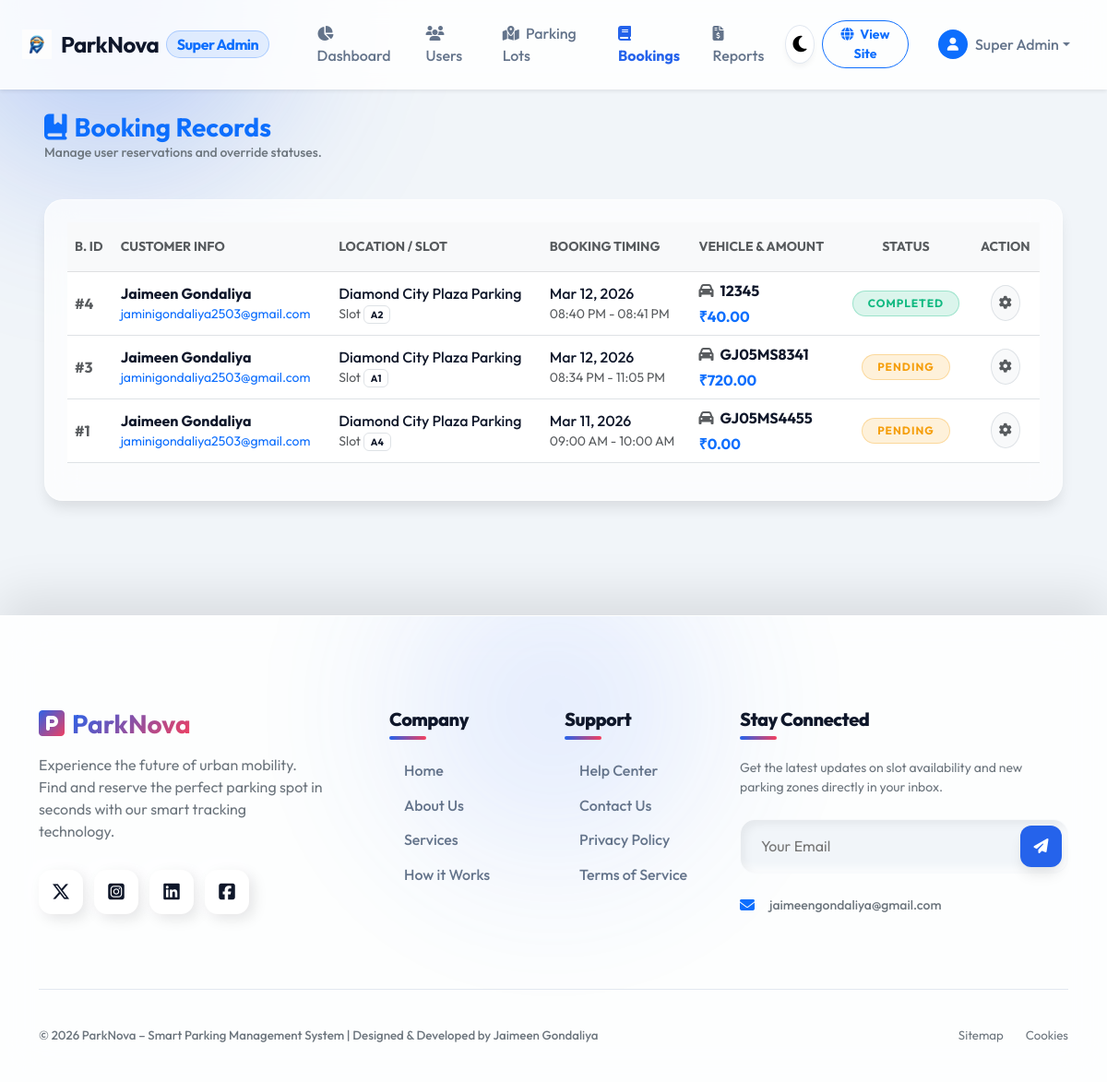
Screenshot of /admin_bookings.php (signed in) with the database file from the repository.
### tables this page shows
CREATE TABLE `bookings` (
  `booking_id` int(11) NOT NULL,
  `user_id` int(11) NOT NULL,
  `parking_id` int(11) NOT NULL,
  `slot_id` int(11) NOT NULL,
  `vehicle_number` varchar(50) NOT NULL,
  `vehicle_type` enum('Car','Bike') NOT NULL DEFAULT 'Car',
  `booking_date` date DEFAULT NULL,
  `start_time` time DEFAULT NULL,
  `end_time` time DEFAULT NULL,
  `amount` decimal(10,2) DEFAULT NULL,
  `status` enum('pending','completed','cancelled') DEFAULT 'pending',
  `created_at` timestamp NOT NULL DEFAULT current_timestamp()
);

CREATE TABLE `users` (
  `user_id` int(11) NOT NULL,
  `role` varchar(20) NOT NULL DEFAULT 'user',
  `status` enum('active','inactive') DEFAULT 'active',
  `name` varchar(100) NOT NULL,
  `email` varchar(100) NOT NULL,
  `mobile` varchar(20) DEFAULT NULL,
  `password` varchar(255) NOT NULL,
  `created_at` timestamp NOT NULL DEFAULT current_timestamp(),
  `vehicle_number` varchar(50) DEFAULT NULL,
  `vehicle_type` enum('Car','Bike','EV') DEFAULT NULL
);

CREATE TABLE `parking_locations` (
  `parking_id` int(11) NOT NULL,
  `manager_id` int(11) DEFAULT NULL,
  `parking_name` varchar(100) NOT NULL,
  `address` varchar(255) DEFAULT NULL,
  `city` varchar(100) NOT NULL,
  `parking_type` enum('Mall','Public','Private') DEFAULT 'Public',
  `total_slots` int(11) NOT NULL,
  `price_per_hour` decimal(10,2) NOT NULL,
  `status` enum('active','inactive') DEFAULT 'active',
  `image` varchar(255) DEFAULT NULL,
  `created_date` timestamp NOT NULL DEFAULT current_timestamp(),
  `latitude` varchar(50) DEFAULT NULL,
  `longitude` varchar(50) DEFAULT NULL
);

CREATE TABLE `parking_slots` (
  `slot_id` int(11) NOT NULL,
  `parking_id` int(11) NOT NULL,
  `slot_number` varchar(20) NOT NULL,
  `slot_type` enum('2W','4W','EV') DEFAULT '4W',
  `status` enum('available','booked','occupied') DEFAULT 'available'
);

### config_db.php (called while the page is built, shortened)
<?php
$script_name = $_SERVER['SCRIPT_NAME'];
$dir = dirname($script_name);
$base_url = ($dir === DIRECTORY_SEPARATOR || $dir === '/') ? '' : str_replace('\\', '/', $dir);
if (strpos($base_url, '/ParkNova') !== false) {
    $base_url = substr($base_url, 0, strpos($base_url, '/ParkNova') + 9);
}
else {
    $parts = explode('/', trim($base_url, '/'));
    if (!empty($parts[0])) {
        $base_url = '/' . $parts[0];
    }
    else {
        $base_url = '';
    }
}
?>

### admin_bookings.php (the view, shortened to what this page needs)
<?php
require_once __DIR__ . '/config_db.php';
$stmt = $pdo->query("
    SELECT b.*, u.name, u.email, p.parking_name, s.slot_number
    FROM bookings b
    JOIN users u ON b.user_id = u.user_id
    JOIN parking_locations p ON b.parking_id = p.parking_id
    JOIN parking_slots s ON b.slot_id = s.slot_id
    ORDER BY b.created_at DESC
");
$bookings = $stmt->fetchAll();
require_once __DIR__ . '/includes_header.php';
require_once __DIR__ . '/includes_admin_navbar.php';
?>
<div class="container-fluid py-4 px-lg-5">
    <div class="d-flex justify-content-between align-items-center mb-4">
        <div>
            <h3 class="fw-bold mb-0 text-primary"><i class="fa-solid fa-book-bookmark me-2"></i>Booking Records</h3>
            <p class="text-secondary small fw-medium">Manage user reservations and override statuses.</p>
        </div>
    </div>
    <div class="glass-panel overflow-hidden">
        <div class="card-body p-4">
            <div class="table-responsive">
                <table class="table table-hover align-middle admin-datatable w-100">
                    <thead class="table-light">
                        <tr>
                            <th class="py-3 text-muted small fw-bold text-uppercase">B. ID</th>
                            <th class="py-3 text-muted small fw-bold text-uppercase">Customer Info</th>
                            <th class="py-3 text-muted small fw-bold text-uppercase">Location / Slot</th>
                            <th class="py-3 text-muted small fw-bold text-uppercase">Booking Timing</th>
                            <th class="py-3 text-muted small fw-bold text-uppercase">Vehicle & Amount</th>
                            <th class="py-3 text-muted small fw-bold text-uppercase text-center">Status</th>
                            <th class="py-3 text-muted small fw-bold text-uppercase text-center">Action</th>
                        </tr>
                    </thead>
                    <tbody class="border-top-0">
                        <?php foreach ($bookings as $b): ?>
                            <tr>
                                <td class="fw-bold text-muted">#<?= $b['booking_id'] ?></td>
                                <td>
                                    <div class="fw-bold text-dark"><?= htmlspecialchars($b['name']) ?></div>
                                    <div class="small text-muted"><a href="mailto:<?= htmlspecialchars($b['email']) ?>" class="text-decoration-none"><?= htmlspecialchars($b['email']) ?></a></div>
                                </td>
                                <td>
                                    <div class="fw-medium text-dark"><?= htmlspecialchars($b['parking_name']) ?></div>
                                    <div class="small text-muted">Slot <span class="badge bg-light text-dark border"><?= htmlspecialchars($b['slot_number']) ?></span></div>
                                </td>
                                <td>
                                    <div class="fw-medium text-dark"><?= date('M d, Y', strtotime($b['created_at'])) ?></div>
                                    <div class="small text-muted"><?= date('h:i A', strtotime($b['start_time'])) ?> - <?= date('h:i A', strtotime($b['end_time'])) ?></div>
                                </td>
                                <td>
                                    <div class="fw-bold text-dark"><i class="fa-solid <?= $b['vehicle_type'] === 'Bike' ? 'fa-motorcycle' : 'fa-car' ?> text-muted me-1"></i> <?= htmlspecialchars($b['vehicle_number']) ?></div>
                                    <div class="fw-bold text-primary mt-1">₹<?= number_format($b['amount'], 2) ?></div>
                                </td>
                                <td class="text-center">
                                    <span class="status-badge status-<?= $b['status'] ?> text-uppercase py-1 px-3 d-inline-block" style="font-size: 0.75rem;">
                                        <?= $b['status'] ?>
                                    </span>
                                </td>
                                <td class="text-center">
                                    <button class="btn btn-sm btn-light border rounded-circle p-2 edit-status-btn"
                                            data-bs-toggle="modal"
                                            data-bs-target="#statusModal"
                                            data-id="<?= $b['booking_id'] ?>"
                                            data-status="<?= $b['status'] ?>"
                                            title="Update Status">
                                        <i class="fa-solid fa-gear text-muted"></i>
                                    </button>
                                </td>
                            </tr>
                        <?php endforeach; ?>
                    </tbody>
                </table>
            </div>
        </div>
    </div>
</div>
<?php
require_once __DIR__ . '/includes_footer.php';
?>

### includes_header.php (shortened to what this page needs)
<?php require_once __DIR__ . '/config_db.php'; ?>
<!DOCTYPE html>
<html lang="en">
<head>
    <link href="https://cdn.jsdelivr.net/npm/bootstrap@5.3.0/dist/css/bootstrap.min.css" rel="stylesheet">
    <link rel="stylesheet" href="https://cdnjs.cloudflare.com/ajax/libs/font-awesome/6.4.2/css/all.min.css">
    <link rel="stylesheet" href="https://cdn.datatables.net/1.13.4/css/dataTables.bootstrap5.min.css">
    <link rel="stylesheet" href="<?= $base_url ?>/css_style.css?v=<?= time() ?>">
</head>
<body>

### includes_admin_navbar.php (shortened to what this page needs)
<nav class="navbar navbar-expand-lg sticky-top shadow-sm py-3 bg-surface" style="background: var(--nav-bg) !important;">
    <div class="container-fluid px-4">
        <a class="navbar-brand fw-bold fs-4 d-flex align-items-center" href="<?= $base_url ?>/admin_dashboard.php">
            <img src="<?= $base_url ?>/logo_icon.png" alt="Logo" style="width: 32px; height: 32px; margin-right: 10px; object-fit: contain;"> ParkNova <span class="badge bg-primary bg-opacity-10 text-primary ms-2 fs-6 rounded-pill border border-primary border-opacity-25">Super Admin</span>
        </a>
        <div class="collapse navbar-collapse" id="adminNavbar">
            <ul class="navbar-nav me-auto mb-2 mb-lg-0 ms-lg-4">
                <li class="nav-item px-1">
                    <a class="nav-link <?= basename($_SERVER['PHP_SELF']) == 'admin_dashboard.php' ? 'active fw-bold' : '' ?>" href="<?= $base_url ?>/admin_dashboard.php"><i class="fa-solid fa-chart-pie me-1"></i> Dashboard</a>
                </li>
                <li class="nav-item px-1">
                    <a class="nav-link <?= basename($_SERVER['PHP_SELF']) == 'admin_manage_users.php' ? 'active fw-bold' : '' ?>" href="<?= $base_url ?>/admin_manage_users.php"><i class="fa-solid fa-users me-1"></i> Users</a>
                </li>
                <li class="nav-item px-1">
                    <a class="nav-link <?= basename($_SERVER['PHP_SELF']) == 'admin_manage_parking.php' ? 'active fw-bold' : '' ?>" href="<?= $base_url ?>/admin_manage_parking.php"><i class="fa-solid fa-map-location-dot me-1"></i> Parking Lots</a>
                </li>
                <li class="nav-item px-1">
                    <a class="nav-link <?= basename($_SERVER['PHP_SELF']) == 'admin_bookings.php' ? 'active fw-bold' : '' ?>" href="<?= $base_url ?>/admin_bookings.php"><i class="fa-solid fa-book me-1"></i> Bookings</a>
                </li>
                <li class="nav-item px-1">
                    <a class="nav-link <?= basename($_SERVER['PHP_SELF']) == 'admin_reports.php' ? 'active fw-bold' : '' ?>" href="<?= $base_url ?>/admin_reports.php"><i class="fa-solid fa-file-invoice-dollar me-1"></i> Reports</a>
                </li>
            </ul>
            <div class="d-flex align-items-center gap-2">
                <button type="button" id="themeToggleBtn" class="theme-toggle" title="Toggle Dark/Light Mode">
                </button>
                <a href="<?= $base_url ?>/index.php" class="btn btn-outline-primary btn-sm rounded-pill px-3 fw-bold me-2" target="_blank"><i class="fa-solid fa-globe me-1"></i> View Site</a>
                <div class="dropdown">
                    <a class="nav-link dropdown-toggle btn btn-light text-primary px-3 rounded-pill fw-medium d-flex align-items-center" href="#" role="button" data-bs-toggle="dropdown">
                        <div class="bg-primary rounded-circle d-inline-flex align-items-center justify-content-center me-2" style="width: 32px; height: 32px;">
                            <i class="fa-solid fa-user text-white small"></i>
                        </div>
                        <span class="fw-medium"><?= htmlspecialchars($_SESSION['name']) ?></span>
                    </a>
                </div>
            </div>
        </div>
    </div>
</nav>

### includes_footer.php (shortened to what this page needs)
    <footer class="main-footer">
        <div class="footer-glow"></div>
        <div class="container position-relative" style="z-index: 1;">
            <div class="row g-4">
                <div class="col-lg-4 col-md-6 mb-4 mb-md-0">
                    <div class="footer-brand mb-3">
                        <h3 class="fw-bold d-flex align-items-center gap-2">
                            <i class="fa-solid fa-square-parking"></i>
                            <span class="text-gradient">ParkNova</span>
                        </h3>
                    </div>
                    <p class="text-secondary mb-4 pe-lg-5">
                        Experience the future of urban mobility. Find and reserve the perfect parking spot in seconds with our smart tracking technology.
                    </p>
                    <div class="social-links">
                        <a href="#" class="social-icon" title="X (Twitter)"><i class="fa-brands fa-x-twitter"></i></a>
                        <a href="#" class="social-icon" title="Instagram"><i class="fa-brands fa-square-instagram"></i></a>
                        <a href="#" class="social-icon" title="LinkedIn"><i class="fa-brands fa-linkedin"></i></a>
                        <a href="#" class="social-icon" title="Facebook"><i class="fa-brands fa-square-facebook"></i></a>
                    </div>
                </div>
                <div class="col-lg-2 col-md-6 mb-4 mb-md-0">
                    <h5 class="footer-column-title">Company</h5>
                    <ul class="footer-links-list">
                        <li><a href="<?= $base_url ?>/index.php" class="footer-link">Home</a></li>
                        <li><a href="<?= $base_url ?>/about.php" class="footer-link">About Us</a></li>
                        <li><a href="<?= $base_url ?>/services.php" class="footer-link">Services</a></li>
                        <li><a href="<?= $base_url ?>/how_it_works.php" class="footer-link">How it Works</a></li>
                    </ul>
                </div>
                <div class="col-lg-2 col-md-6 mb-4 mb-md-0">
                    <h5 class="footer-column-title">Support</h5>
                    <ul class="footer-links-list">
                        <li><a href="<?= $base_url ?>/support.php" class="footer-link">Help Center</a></li>
                        <li><a href="<?= $base_url ?>/contact.php" class="footer-link">Contact Us</a></li>
                        <li><a href="<?= $base_url ?>/privacy.php" class="footer-link">Privacy Policy</a></li>
                        <li><a href="<?= $base_url ?>/terms.php" class="footer-link">Terms of Service</a></li>
                    </ul>
                </div>
                <div class="col-lg-4 col-md-6">
                    <h5 class="footer-column-title">Stay Connected</h5>
                    <p class="small text-secondary mb-4">Get the latest updates on slot availability and new parking zones directly in your inbox.</p>
                    <div class="newsletter-box">
                        <input type="email" class="newsletter-input" placeholder="Your Email">
                        <button class="newsletter-btn" type="button">
                            <i class="fa-solid fa-paper-plane"></i>
                        </button>
                    </div>
                    <div class="mt-4 d-flex align-items-center gap-3 text-secondary">
                        <i class="fa-solid fa-envelope text-primary"></i>
                        <a href="mailto:jaimeengondaliya@gmail.com" class="text-secondary text-decoration-none small fw-medium transition-all hover-primary">jaimeengondaliya@gmail.com</a>
                    </div>
                </div>
            </div>
            <div class="footer-bottom">
                <div class="d-flex flex-column flex-md-row justify-content-between align-items-center gap-3">
                    <div class="text-center text-md-start">
                        <p class="mb-0 text-secondary small fw-medium">
                            &copy; <?= date('Y') ?> ParkNova – Smart Parking Management System | Designed & Developed by Jaimeen Gondaliya
                        </p>
                    </div>
                    <div class="d-flex gap-4">
                        <a href="#" class="text-secondary text-decoration-none small hover-primary transition">Sitemap</a>
                        <a href="#" class="text-secondary text-decoration-none small hover-primary transition">Cookies</a>
                    </div>
                </div>
            </div>
        </div>
    </footer>
</body>
</html>

### rows the page displays
bookings: booking_id "4", user.name "Jaimeen Gondaliya", user.email "jaminigondaliya2503@gmail.com", parking.parking_name "Diamond City Plaza Parking", slot.slot_number "A2", created_at "Mar 12, 2026", start_time "08:40 PM", end_time "08:41 PM", vehicle_number "12345", amount "40.00", status "COMPLETED"
bookings: booking_id "3", user.name "Jaimeen Gondaliya", user.email "jaminigondaliya2503@gmail.com", parking.parking_name "Diamond City Plaza Parking", slot.slot_number "A1", created_at "Mar 12, 2026", start_time "08:34 PM", end_time "11:05 PM", vehicle_number "GJ05MS8341", amount "720.00", status "PENDING"
bookings: booking_id "1", user.name "Jaimeen Gondaliya", user.email "jaminigondaliya2503@gmail.com", parking.parking_name "Diamond City Plaza Parking", slot.slot_number "A4", created_at "Mar 11, 2026", start_time "09:00 AM", end_time "10:00 AM", vehicle_number "GJ05MS4455", amount "0.00", status "PENDING"

### other values shown
$_SESSION['name'] "Super Admin"
